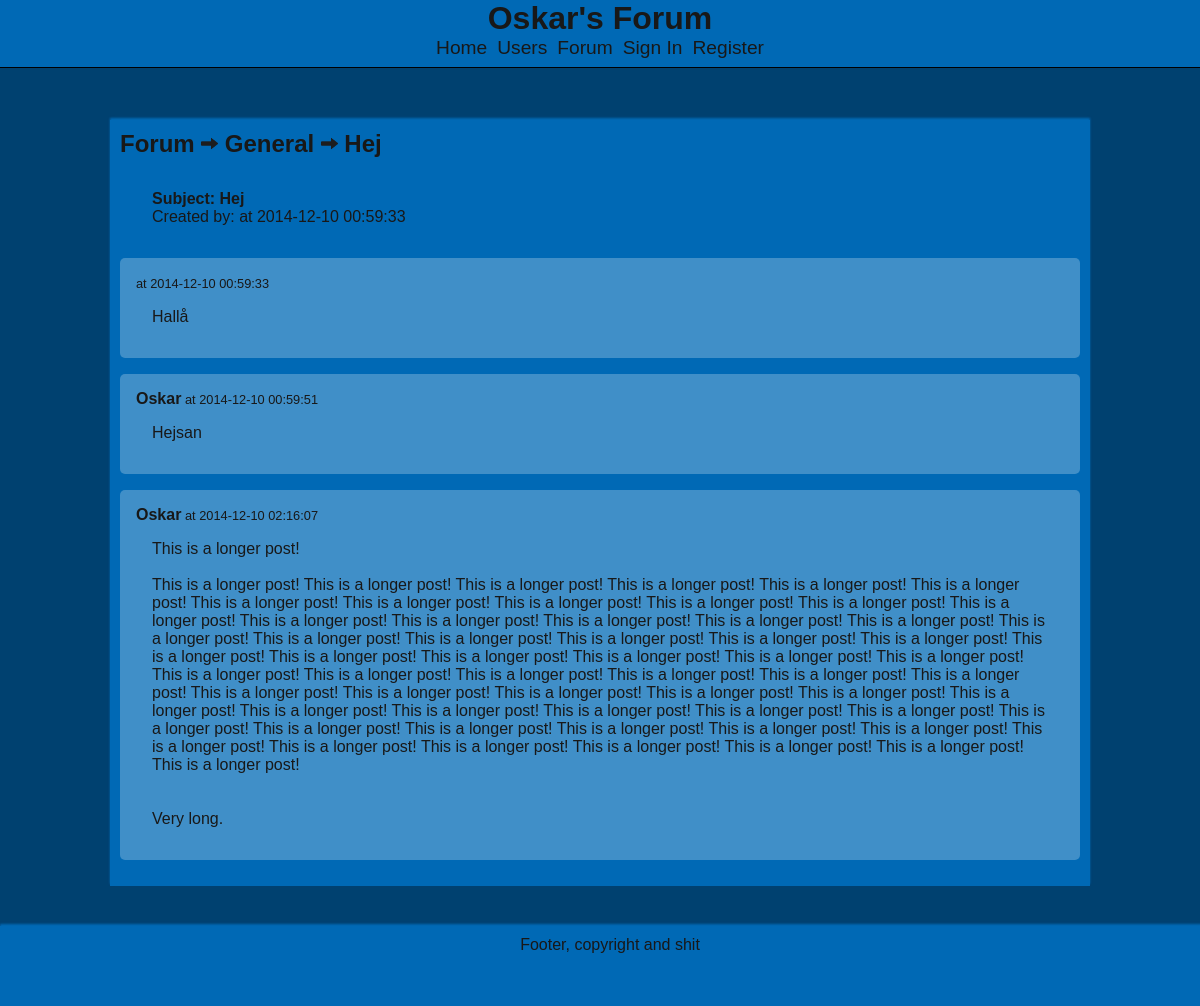
Screenshot of /view_topic.php?topic_id=1 with the database file from the repository.
### tables this page shows
CREATE TABLE IF NOT EXISTS `tables` (
  `id` int(11) NOT NULL AUTO_INCREMENT,
  `date` timestamp NOT NULL DEFAULT CURRENT_TIMESTAMP,
  `name` varchar(30) NOT NULL,
  `user_group_viewing` int(11) NOT NULL DEFAULT '0',
  `user_group_posting` int(11) NOT NULL DEFAULT '0',
  PRIMARY KEY (`id`)
);

CREATE TABLE IF NOT EXISTS `topics` (
  `id` int(11) NOT NULL AUTO_INCREMENT,
  `date` timestamp NOT NULL DEFAULT CURRENT_TIMESTAMP,
  `table` int(11) NOT NULL,
  `name` varchar(35) NOT NULL,
  `user` int(11) NOT NULL,
  PRIMARY KEY (`id`),
  KEY `user` (`user`),
  KEY `table` (`table`)
);

CREATE TABLE IF NOT EXISTS `posts` (
  `id` int(11) NOT NULL AUTO_INCREMENT,
  `date` timestamp NOT NULL DEFAULT CURRENT_TIMESTAMP,
  `topic` int(11) NOT NULL,
  `user` int(11) NOT NULL,
  `text` blob NOT NULL,
  PRIMARY KEY (`id`),
  KEY `user` (`user`),
  KEY `topic` (`topic`)
);

CREATE TABLE IF NOT EXISTS `users` (
  `id` int(11) NOT NULL AUTO_INCREMENT,
  `name` varchar(30) NOT NULL,
  `password` varchar(32) NOT NULL,
  `email` varchar(50) NOT NULL,
  `default_group` int(11) NOT NULL DEFAULT '0',
  `avatar` int(11) DEFAULT NULL,
  PRIMARY KEY (`id`),
  UNIQUE KEY `name` (`name`),
  UNIQUE KEY `email` (`email`),
  UNIQUE KEY `avatar` (`avatar`),
  KEY `default_group` (`default_group`)
);

### lib/class.Post.inc (called while the page is built, shortened)
<?php
	require_once 'class.Topic.inc';
	class Post {
		private
			$id,
			$date,
			$topic,
			$userId,
			$text;
		public function setId($id) {
			$this->id = $id;
		}
		public function setDate($date) {
			$this->date = $date;
		}
		public function getDate() {
			return $this->date;
		}
		public function setText($text) {
			$this->text = $text;
		}
		public function getText() {
			return $this->text;
		}
		public static function formatText($text) {
			return nl2br($text);
		}
		public function getCreator() {
			$db = DB::getDb();
			$query ="SELECT
						 users.id as id,
						 users.name as name,
						 users.password as password,
						 users.email as email,
						 users.default_group as default_group,
						 users.avatar as avatar
					FROM
						users
					JOIN
						posts
					ON
						posts.user = users.id
					WHERE
						posts.id = :post_id";
			$stmt = $db->prepare($query);
			$stmt->bindParam(":post_id", $this->id);
			$stmt->execute();
			$user = $stmt->fetch(PDO::FETCH_ASSOC);
			return new User($user['id'], $user['name'], $user['password'], $user['email'], $user['default_group'], $user['avatar']);
		}
	}
?>

### lib/pages/class.ViewTopicPage.inc (the view, shortened to what this page needs)
<?php
	require_once 'lib/class.Page.inc';
	class ViewTopicPage extends Page {
		private
			$topic,
			$posts = array(),
			$table;
		public function setTopic(Topic $topic) {
			$this->topic = $topic;
		}
		public function getTopic() {
			return $this->topic;
		}
		public function addPost(Post $post) {
			$this->posts[] = $post;
		}
		public function getPosts() {
			return $this->posts;
		}
		public function getTable() {
			if(!isset($this->table))
				$this->table = Table::getTableById($this->topic->getTable());
			return $this->table;
		}
		function __construct($topicId, $compress = false) {
			$this->loadTopic($topicId);
			$this->loadPosts();
		}
		public function loadTopic($topicId) {
			$this->setTopic(Topic::getTopicWithId($topicId));
		}
		public function loadPosts() {
			$this->setPosts($this->topic->loadPosts());
		}
		public function getTopicHTML() {
			$output = "
				<div class='view_topic'><h2><a href='forum_index.php'>Forum</a> <span class='right_arrow'></span> " . $this->getTable()->getHTMLLinkedName(). " <span class='right_arrow'></span> " . $this->getTopic()->getHTMLLinkedName() . "</h2>";
			$output .= "
					<div class='view_topic_thread_info'>
						<div class='view_topic_subject'>
							Subject: " . $this->getTopic()->getHTMLLinkedName() . "
						</div>";
			$topicCreator = $this->topic->getTopicCreator();
			$output .= "
						<div class='view_topic_created'>
							Created by: <span class='bold'>" . $topicCreator->getHTMLLinkedName() . "</span> at " . $this->getTopic()->getDate() . "
						</div>
					</div>";
			$output .= "
					<div class='view_topic_posts'>";
			foreach($this->getPosts() as $post) {
				$creator = $post->getCreator();
				$output .= "
						<div class='view_topic_post inner_container'>
							<div class='view_topic_post_info'>
								<span class='post_creator'>" . $creator->getHTMLLinkedName() . "</span><span class='post_date'> at " . $post->getDate() . "</span>";
				$output .= "
							</div>
							<div class='view_topic_post_text'>
								" . Post::formatText($post->getText()) . "
							</div>
						</div>";
			}
			$output .= "
					</div>";
			return $output . "
					</div>";
		}
	}
?>

### lib/class.Table.inc (shortened to what this page needs)
<?php
	require_once 'class.Topic.inc';
	class Table {
		private
			$id,
			$date,
			$name,
			$userGroupViewing,
			$userGroupPosting,
			$topics,
			$lastActiveTopic;
		public function setId($id) {
			$this->id = $id;
		}
		public function getId() {
			return $this->id;
		}
		public function setName($name) {
			$this->name = $name;
		}
		public function getName() {
			return $this->name;
		}
		public function getHTMLLinkedName() {
			return "<a href='view_table.php?table_id=" . $this->getId() . "'>" . $this->getName() . "</a>";
		}
		public static function getTableById($tableId) {
			$db = DB::getDb();
			$query ="SELECT * FROM tables WHERE id = :table_id";
			$stmt = $db->prepare($query);
			$stmt->bindParam(":table_id", $tableId);
			$stmt->execute();
			$table = $stmt->fetch(PDO::FETCH_ASSOC);
			return new Table($table['id'], $table['date'], $table['name'], $table['user_group_viewing'], $table['user_group_posting']);
		}
	}
?>

### lib/class.Topic.inc (shortened to what this page needs)
<?php
	require_once 'class.Post.inc';
	class Topic {
		private
			$id,
			$date,
			$table,
			$name,
			$user,
			$posts;
		public function setId($id) {
			$this->id = $id;
		}
		public function getId() {
			return $this->id;
		}
		public function setDate($date) {
			$this->date = $date;
		}
		public function getDate() {
			return $this->date;
		}
		public function setName($name) {
			$this->name = $name;
		}
		public function getName() {
			return $this->name;
		}
		public function getHTMLLinkedName() {
			return "<a href='view_topic.php?topic_id=" . $this->getId() . "'>" . $this->getName() . "</a>";
		}
		public function loadPosts() {
			$db = DB::getDb();
			$query ="SELECT * FROM posts WHERE topic = :topic_id ORDER BY date ASC";
			$stmt = $db->prepare($query);
			$stmt->bindParam(":topic_id", $this->id);
			$stmt->execute();
			$result = $stmt->fetchAll(PDO::FETCH_ASSOC);
			$posts = array();
			foreach($result as $post) {
				$posts[] = new Post($post['id'], $post['date'], $post['topic'], $post['user'], $post['text']);
			}
			return $posts;
		}
		public static function getTopicWithId($topicId) {
			$db = DB::getDb();
			$query ="SELECT * FROM topics WHERE id = :topic_id";
			$stmt = $db->prepare($query);
			$stmt->bindParam(":topic_id", $topicId);
			$stmt->execute();
			$result = $stmt->fetch(PDO::FETCH_ASSOC);
			return new Topic($result['id'], $result['date'], $result['table'], $result['name'], $result['user']);
		}
	}
?>

### lib/class.User.inc (shortened to what this page needs)
<?php
	class User {
		protected
			$id,
			$name,
			$password,
			$email,
			$defaultGroup,
			$avatar;
		public function setId($id) {
			$this->id = $id;
		}
		public function getId() {
			return $this->id;
		}
		public function setName($name) {
			$this->name = $name;
		}
		public function getName() {
			return $this->name;
		}
		public function getHTMLLinkedName() {
			return "<a href='view_user.php?user_id=" . $this->getId() . "'>" . $this->getName() . "</a>";
		}
	}
?>

### css/styles.css (style rules this page uses)
* { margin: 0px; border: 0px; color: #181818; font-family: Arial, Helvetica, sans-serif; }
a { text-decoration: none; }
body { background-color: #004170; }
.inner_container { background-color: rgba(255,255,255,0.25); border-radius: 5px; padding: 1em; margin: 1em 0; position: relative; height: 100%; }
.right_arrow { background: url(../img/right-arrow.png) left top; width:.7em; height:.7em; background-size: .7em; display: inline-block; }
.view_topic_thread_info { margin: 2em; }
.view_topic_subject { font-weight: bold; }
.post_creator { font-weight: bold; }
.post_date { font-size: .8em; }
.view_topic_post_text { border-radius: 5px; padding: 1em; }

### rows the page displays
tables: name "General"
topics: name "Hej Hej", date "2014-12-10 00:59:33"
posts: date "2014-12-10 00:59:33", text "Hallå"
posts: user.name "Oskar", date "2014-12-10 00:59:51", text "Hejsan"
posts: user.name "Oskar", date "2014-12-10 02:16:07", text "This is a longer post! This is a longer post! This is a longer post! This is a longer post! This is a longer post! This is a longer post! This is a longer post! This is a longer post! This is a longer post! This is a longer post! This is a longer post! This is a longer post! This is a longer post! This is a longer post! This is a longer post! This is a longer post! This is a longer post! This is a longer post! This is a longer post! This is a longer post! This is a longer post! This is a longer post! This is a longer post! This is a longer post! This is a longer post! This is a longer post! This is a longer post! This is a longer post! This is a longer post! This is a longer post! This is a…"

### other values shown
$this->name "Home"
$this->name "Users"
$this->name "Forum"
$this->name "Sign In"
$this->name "Register"
